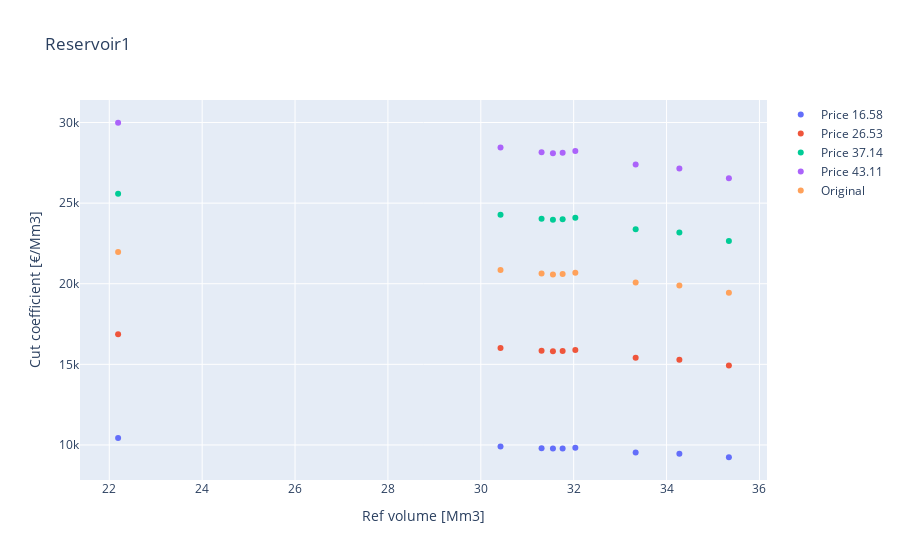
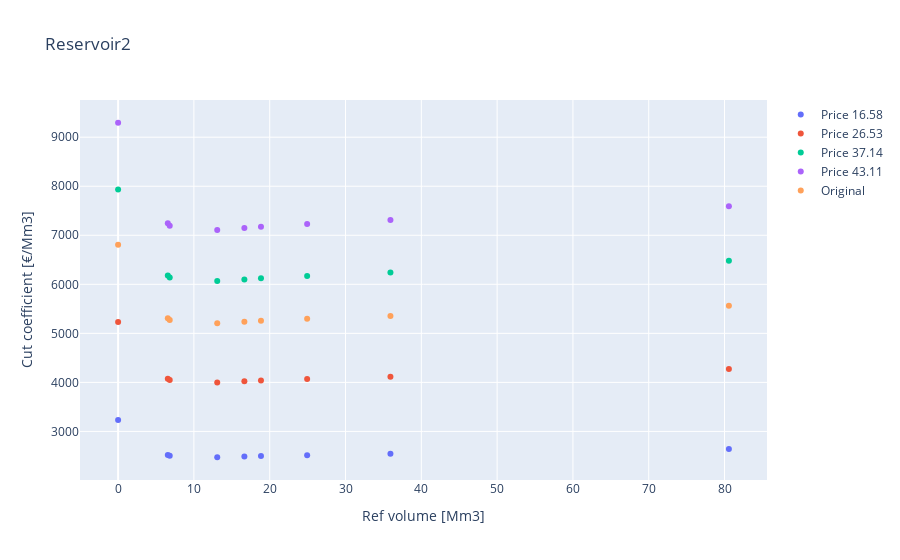

Notebook code for these charts, in order:
### Code cell
#Plot the scaled and original (ref volume, cut coefficient) pairs
for rsv in shop.model.reservoir:    
    wv_in = rsv.water_value_input.get()
    name = rsv.get_name()
    
    fig = go.Figure(layout={'title':f"{name}",'xaxis_title':"Ref volume [Mm3]",'yaxis_title':r"Cut coefficient [€/Mm3]"})
    for wv in wv_in:
        fig.add_trace(go.Scatter(name=f"Price {wv.name:.2f}",x=wv.index,y=wv.values,text=[f"Cut number {i+1}" for i in range(n_cuts)],mode='markers'))    
    
    fig.add_trace(go.Scatter(name=f"Original",x=cut_coeffs[name][0],y=cut_coeffs[name][1],text=[f"Cut number {i+1}" for i in range(n_cuts)],mode='markers'))    
    
    fig.show()

### Figure 1 — Plotly figure (JSON) as saved in the notebook; plotly's stock layout.template omitted (floating-point values rounded to 4 significant figures)
{"data": [{"mode": "markers", "name": "Price 16.58", "text": ["Cut number 1", "Cut number 2", "Cut number 3", "Cut number 4", "Cut number 5", "Cut number 6", "Cut number 7", "Cut number 8", "Cut number 9"], "type": "scatter", "x": [22.19, 32.04, 31.76, 34.28, 31.31, 35.34, 31.55, 33.33, 30.42], "y": [10430.0, 9827.0, 9787.0, 9450.0, 9799.0, 9236.0, 9775.0, 9533.0, 9902.0]}, {"mode": "markers", "name": "Price 26.53", "text": ["Cut number 1", "Cut number 2", "Cut number 3", "Cut number 4", "Cut number 5", "Cut number 6", "Cut number 7", "Cut number 8", "Cut number 9"], "type": "scatter", "x": [22.19, 32.04, 31.76, 34.28, 31.31, 35.34, 31.55, 33.33, 30.42], "y": [16870.0, 15890.0, 15820.0, 15280.0, 15840.0, 14930.0, 15800.0, 15410.0, 16010.0]}, {"mode": "markers", "name": "Price 37.14", "text": ["Cut number 1", "Cut number 2", "Cut number 3", "Cut number 4", "Cut number 5", "Cut number 6", "Cut number 7", "Cut number 8", "Cut number 9"], "type": "scatter", "x": [22.19, 32.04, 31.76, 34.28, 31.31, 35.34, 31.55, 33.33, 30.42], "y": [25590.0, 24100.0, 24000.0, 23170.0, 24030.0, 22650.0, 23970.0, 23380.0, 24280.0]}, {"mode": "markers", "name": "Price 43.11", "text": ["Cut number 1", "Cut number 2", "Cut number 3", "Cut number 4", "Cut number 5", "Cut number 6", "Cut number 7", "Cut number 8", "Cut number 9"], "type": "scatter", "x": [22.19, 32.04, 31.76, 34.28, 31.31, 35.34, 31.55, 33.33, 30.42], "y": [29990.0, 28240.0, 28120.0, 27160.0, 28160.0, 26540.0, 28090.0, 27390.0, 28460.0]}, {"mode": "markers", "name": "Original", "text": ["Cut number 1", "Cut number 2", "Cut number 3", "Cut number 4", "Cut number 5", "Cut number 6", "Cut number 7", "Cut number 8", "Cut number 9"], "type": "scatter", "x": [22.19, 32.04, 31.76, 34.28, 31.31, 35.34, 31.55, 33.33, 30.42], "y": [21970.0, 20690.0, 20600.0, 19890.0, 20630.0, 19450.0, 20580.0, 20070.0, 20850.0]}], "layout": {"autosize": true, "title": {"text": "Reservoir1"}, "xaxis": {"autorange": true, "range": [21.4, 36.14], "title": {"text": "Ref volume [Mm3]"}, "type": "linear"}, "yaxis": {"autorange": true, "range": [7524.0, 31700.0], "title": {"text": "Cut coefficient [€/Mm3]"}, "type": "linear"}}}

### Figure 2 — Plotly figure (JSON) as saved in the notebook; plotly's stock layout.template omitted (floating-point values rounded to 4 significant figures)
{"data": [{"mode": "markers", "name": "Price 16.58", "text": ["Cut number 1", "Cut number 2", "Cut number 3", "Cut number 4", "Cut number 5", "Cut number 6", "Cut number 7", "Cut number 8", "Cut number 9"], "type": "scatter", "x": [0, 80.58, 35.93, 16.66, 18.85, 6.559, 13.08, 6.809, 24.94], "y": [3234.0, 2642.0, 2544.0, 2487.0, 2497.0, 2520.0, 2473.0, 2504.0, 2515.0]}, {"mode": "markers", "name": "Price 26.53", "text": ["Cut number 1", "Cut number 2", "Cut number 3", "Cut number 4", "Cut number 5", "Cut number 6", "Cut number 7", "Cut number 8", "Cut number 9"], "type": "scatter", "x": [0, 80.58, 35.93, 16.66, 18.85, 6.559, 13.08, 6.809, 24.94], "y": [5230.0, 4272.0, 4113.0, 4021.0, 4038.0, 4075.0, 3999.0, 4048.0, 4067.0]}, {"mode": "markers", "name": "Price 37.14", "text": ["Cut number 1", "Cut number 2", "Cut number 3", "Cut number 4", "Cut number 5", "Cut number 6", "Cut number 7", "Cut number 8", "Cut number 9"], "type": "scatter", "x": [0, 80.58, 35.93, 16.66, 18.85, 6.559, 13.08, 6.809, 24.94], "y": [7931.0, 6479.0, 6239.0, 6099.0, 6124.0, 6181.0, 6065.0, 6139.0, 6168.0]}, {"mode": "markers", "name": "Price 43.11", "text": ["Cut number 1", "Cut number 2", "Cut number 3", "Cut number 4", "Cut number 5", "Cut number 6", "Cut number 7", "Cut number 8", "Cut number 9"], "type": "scatter", "x": [0, 80.58, 35.93, 16.66, 18.85, 6.559, 13.08, 6.809, 24.94], "y": [9295.0, 7593.0, 7311.0, 7147.0, 7176.0, 7243.0, 7108.0, 7195.0, 7229.0]}, {"mode": "markers", "name": "Original", "text": ["Cut number 1", "Cut number 2", "Cut number 3", "Cut number 4", "Cut number 5", "Cut number 6", "Cut number 7", "Cut number 8", "Cut number 9"], "type": "scatter", "x": [0, 80.58, 35.93, 16.66, 18.85, 6.559, 13.08, 6.809, 24.94], "y": [6809.0, 5562.0, 5356.0, 5236.0, 5257.0, 5306.0, 5207.0, 5271.0, 5296.0]}], "layout": {"autosize": true, "title": {"text": "Reservoir2"}, "xaxis": {"autorange": true, "range": [-4.859, 85.43], "title": {"text": "Ref volume [Mm3]"}, "type": "linear"}, "yaxis": {"autorange": true, "range": [1910.0, 9858.0], "title": {"text": "Cut coefficient [€/Mm3]"}, "type": "linear"}}}
